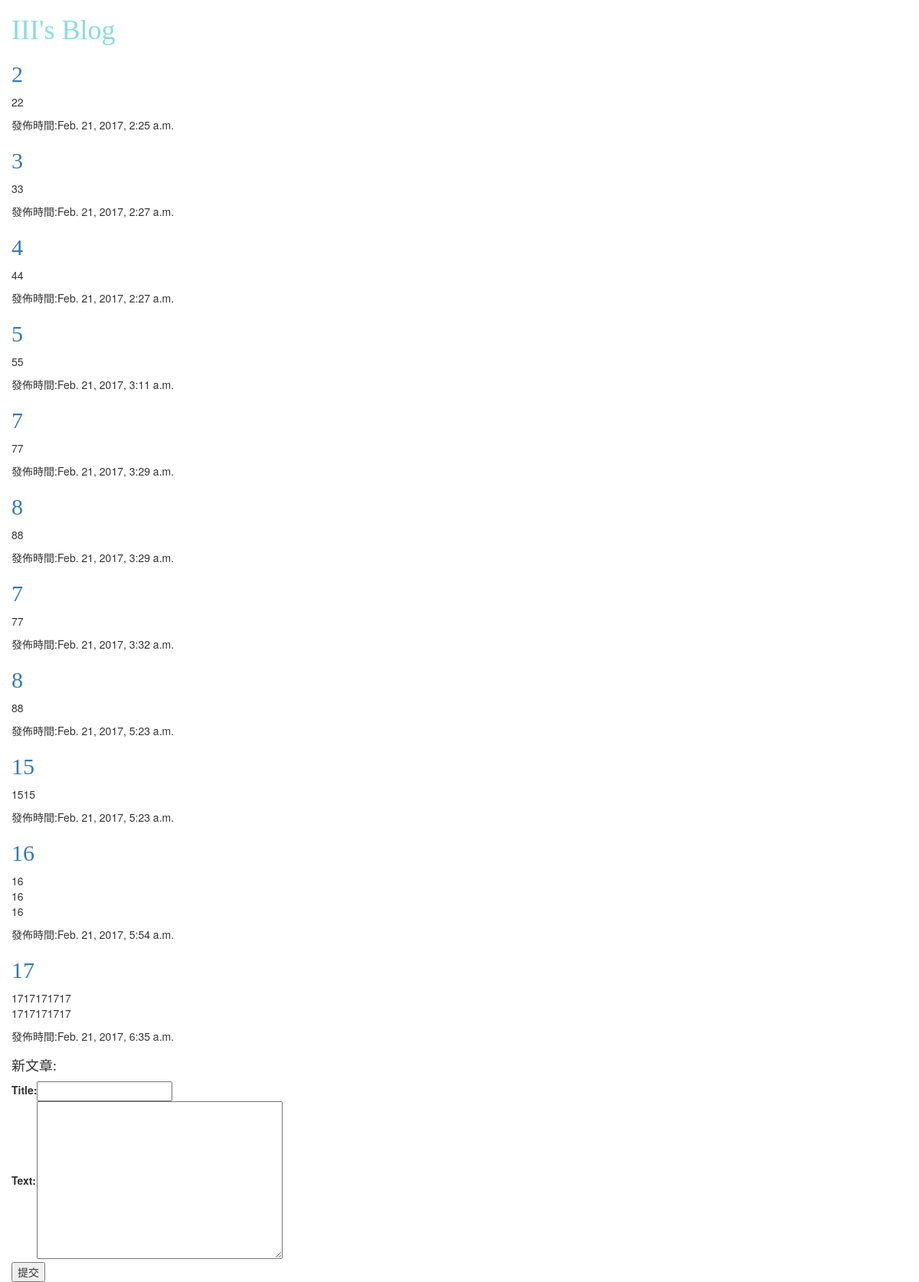
Screenshot of /blog/ with the database file from the repository.
### blog/models.py (models this page shows, shortened)
class Post(models.Model):
    author = models.ForeignKey('auth.User')
    title = models.CharField(max_length=200)
    text = models.TextField()
    created_date = models.DateTimeField(default=timezone.now)

### blog/views.py (the view)
def post_list(request):
    posts = Post.objects.all().order_by('created_date')
    post_form = PostForm()
    return render(request,'blog/post_list.html',locals())

### blog/forms.py
class PostForm(forms.Form):
    title = forms.CharField(max_length=100)
    text = forms.CharField(max_length=2000,widget=forms.Textarea())

### blog/templates/blog/post_list.html (shortened to what this page needs)
<!DOCTYPE html>
{% load staticfiles %}
<html>
	<head>
        <link rel="stylesheet" href="https://maxcdn.bootstrapcdn.com/bootstrap/3.3.7/css/bootstrap.min.css">
        <link rel="stylesheet" href="{% static 'css/blog.css' %}">
	</head>
	<body>
		<div>
            <h1 class="font-effect-3d-float"><a href="">III's Blog</a></h1>
        </div>
        <div>
        {% for post in posts %}
        <h2><a href={%url 'post_record' post.id%}>{{post.title}}</a></h2>
        <p>{{post.text|linebreaks}}</p>
        <p>發佈時間:{{post.created_date}}</p>
        {% endfor %}
        </div>
        <div class="row">
            <div class="col-md-8">
                <h4>新文章:</h4>
            </div>
            <div class="col-md-8">
                <form action={%url 'add_record'%} method="post" accept-charset="utf-8">
                    <table>
                        {{post_form.as_table}}
                    </table>
                    <input type="submit" name="add_record" value="提交">
                </form>
            </div>
        </div>
	</body>
</html>

### blog/static/css/blog.css (style rules this page uses)
body { padding-left:15px; }
h1 a { color:#88DDDD; font-family:'Kaushan+Script'; }
h1, h2, h3, h4 { font-family:'Kaushan+Script',cursive; }

### rows the page displays
Post: title "2", text "22", created_date "Feb. 21, 2017, 2:25 a.m."
Post: title "3", text "33", created_date "Feb. 21, 2017, 2:27 a.m."
Post: title "4", text "44", created_date "Feb. 21, 2017, 2:27 a.m."
Post: title "5", text "55", created_date "Feb. 21, 2017, 3:11 a.m."
Post: title "7", text "77", created_date "Feb. 21, 2017, 3:29 a.m."
Post: title "8", text "88", created_date "Feb. 21, 2017, 3:29 a.m."
Post: title "7", text "77", created_date "Feb. 21, 2017, 3:32 a.m."
Post: title "8", text "88", created_date "Feb. 21, 2017, 5:23 a.m."
Post: title "15", text "1515", created_date "Feb. 21, 2017, 5:23 a.m."
Post: title "16", text "16 16 16", created_date "Feb. 21, 2017, 5:54 a.m."
Post: title "17", text "1717171717 1717171717", created_date "Feb. 21, 2017, 6:35 a.m."
